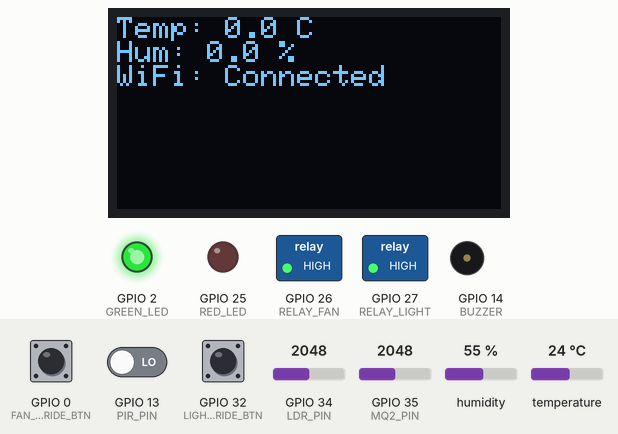
The sketch below on a simulated ESP32. Parts: 128×64 one-colour display, switched loads named in the sketch (green lamp = pin HIGH), output pins drawn as LEDs (lit = HIGH), buzzer (waves = sounding, pin HIGH). Dashed ring = blinking. The inputs (shaded band) are chosen by the test bench; at power-on: temperature 24 °C, GPIO 35 (MQ2_PIN) = 2048, GPIO 0 (FAN_OVERRIDE_BTN) HIGH, GPIO 13 (PIR_PIN) LOW, GPIO 32 (LIGHT_OVERRIDE_BTN) HIGH, GPIO 34 (LDR_PIN) = 2048, humidity 55 %. WiFi joins after 1.5 s; servers stay silent unless stated; random numbers use the default seed unless the sketch sets one; no MQTT or app messages arrive unless stated; what the sketch prints to the serial monitor is not drawn.

Above: at 2.8 s.
2.9 s: temperature set to 31.7 °C
11.5 s: temperature set to 32.8 °C
At 21.2 s:
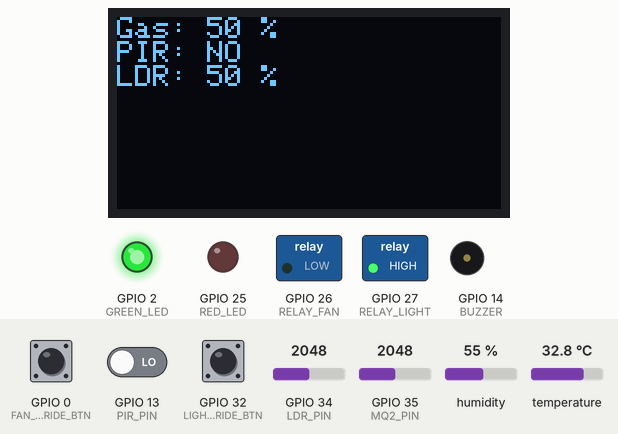
21.5 s: GPIO 35 (MQ2_PIN) set to 2438
31.6 s: GPIO 35 (MQ2_PIN) set to 2530
At 41.0 s:
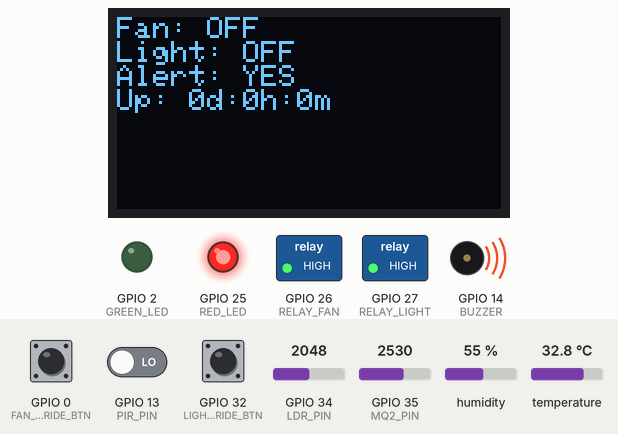
41.6 s: GPIO 0 (FAN_OVERRIDE_BTN) pulled LOW for 1 s
At 42.09 s:
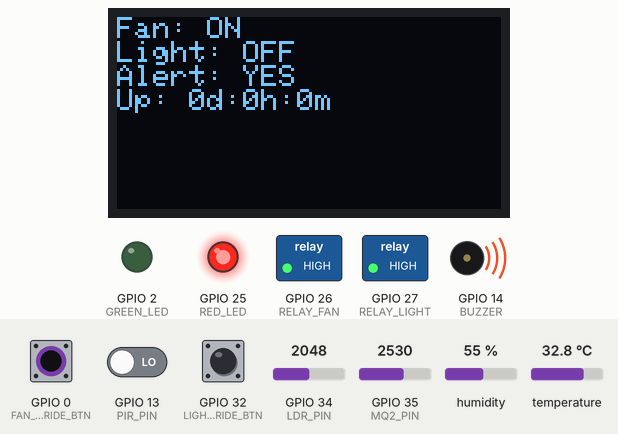
44.1 s: GPIO 13 (PIR_PIN) driven HIGH
At 51.0 s:
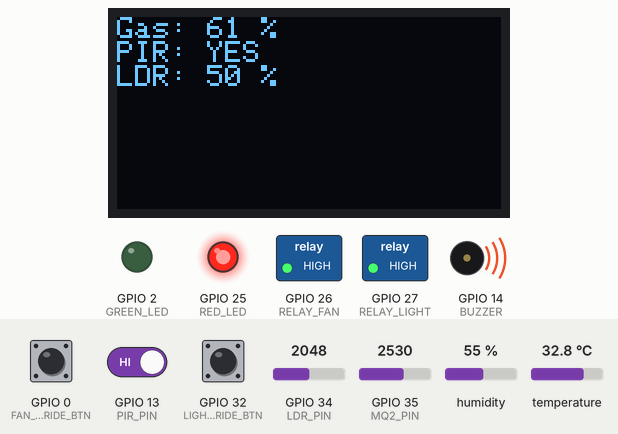
Timing chart, 0 to 52.5 s (numbered marks = the images above; inputs shaded):
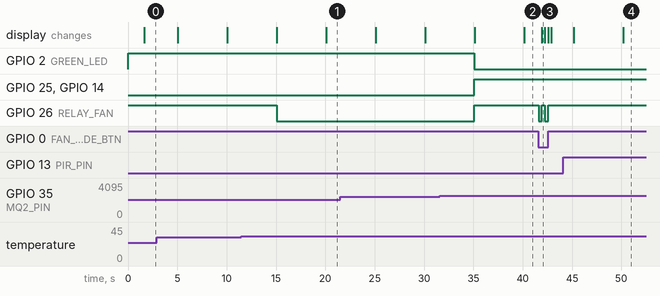

The sketch:

Full_IoT_Home_Automation_Hub.ino
```cpp
#include <WiFi.h>
#include <WebServer.h>
#include <PubSubClient.h>
#include <DHT.h>
#include <Wire.h>
#include <Adafruit_GFX.h>
#include <Adafruit_SSD1306.h>

const char* ssid = "Wokwi-GUEST";
const char* password = "";
const char* mqttServer = "broker.hivemq.com";
const char* mqttTopic = "iitjammu/yourname/home";

WiFiClient espClient;
PubSubClient mqttClient(espClient);
WebServer server(80);

#define DHTPIN 4
#define DHTTYPE DHT22

DHT dht(DHTPIN, DHTTYPE);

#define SCREEN_WIDTH 128
#define SCREEN_HEIGHT 64

Adafruit_SSD1306 display(SCREEN_WIDTH, SCREEN_HEIGHT, &Wire, -1);

const int MQ2_PIN = 35;
const int PIR_PIN = 13;
const int LDR_PIN = 34;

const int RELAY_FAN = 26;
const int RELAY_LIGHT = 27;

const int BUZZER = 14;

const int RED_LED = 25;
const int GREEN_LED = 2;

const int FAN_OVERRIDE_BTN = 0;
const int LIGHT_OVERRIDE_BTN = 32;

float g_temp = 0;
float g_hum = 0;

int g_gas = 0;
int g_light = 0;

bool g_pir = false;

bool fanOn = false;
bool lightOn = false;
bool gasAlert = false;

unsigned long lastSensorRead = 0;
unsigned long lastMqttPublish = 0;
unsigned long lastPirTime = 0;

unsigned long fanOverrideUntil = 0;
unsigned long lightOverrideUntil = 0;

unsigned long lastWiFiCheck = 0;

unsigned long startTime = 0;

int oledScreen = 0;
unsigned long lastScreenSwitch = 0;

void connectWiFi() {
  if (WiFi.status() == WL_CONNECTED) {
    return;
  }

  Serial.println("Connecting to WiFi...");

  WiFi.begin(ssid, password);

  unsigned long start = millis();

  while (WiFi.status() != WL_CONNECTED &&
         millis() - start < 15000) {
    delay(500);
    Serial.print(".");
  }

  Serial.println();

  if (WiFi.status() == WL_CONNECTED) {
    Serial.println("WiFi Connected");
    Serial.print("IP Address: ");
    Serial.println(WiFi.localIP());
  } else {
    Serial.println("WiFi Connection Failed");
  }
}

void connectMQTT() {
  if (WiFi.status() != WL_CONNECTED) {
    return;
  }

  mqttClient.setServer(mqttServer, 1883);

  if (!mqttClient.connected()) {
    Serial.println("Connecting to MQTT...");

    String clientID = "ESP32HomeHub-";
    clientID += String(random(0xffff), HEX);

    if (mqttClient.connect(clientID.c_str())) {
      Serial.println("MQTT Connected");
    } else {
      Serial.print("MQTT Failed, State: ");
      Serial.println(mqttClient.state());
    }
  }
}

void readSensors() {
  float t = dht.readTemperature();
  float h = dht.readHumidity();

  if (!isnan(t)) {
    g_temp = t;
  }

  if (!isnan(h)) {
    g_hum = h;
  }

  int gasRaw = analogRead(MQ2_PIN);
  int lightRaw = analogRead(LDR_PIN);

  g_gas = map(gasRaw, 0, 4095, 0, 100);
  g_light = map(lightRaw, 0, 4095, 0, 100);

  g_gas = constrain(g_gas, 0, 100);
  g_light = constrain(g_light, 0, 100);

  if (digitalRead(PIR_PIN) == HIGH) {
    g_pir = true;
    lastPirTime = millis();
  } else if (millis() - lastPirTime > 180000UL) {
    g_pir = false;
  }

  Serial.println("----- Sensor Data -----");

  Serial.print("Temperature: ");
  Serial.print(g_temp);
  Serial.println(" C");

  Serial.print("Humidity: ");
  Serial.print(g_hum);
  Serial.println(" %");

  Serial.print("Gas: ");
  Serial.print(g_gas);
  Serial.println(" %");

  Serial.print("Light: ");
  Serial.print(g_light);
  Serial.println(" %");

  Serial.print("PIR: ");
  Serial.println(g_pir ? "YES" : "NO");
}

void applyAutomationRules() {
  if (millis() >= fanOverrideUntil) {
    if (!fanOn && g_temp > 32) {
      fanOn = true;
    }

    if (fanOn && g_temp < 28) {
      fanOn = false;
    }
  }

  if (millis() >= lightOverrideUntil) {
    if (!lightOn && g_light < 20 && g_pir) {
      lightOn = true;
    }

    if (lightOn && (g_light > 60 || !g_pir)) {
      lightOn = false;
    }
  }

  if (g_gas > 60) {
    gasAlert = true;
    fanOn = false;
    lightOn = false;
  } else {
    gasAlert = false;
  }

  digitalWrite(RELAY_FAN, fanOn ? LOW : HIGH);
  digitalWrite(RELAY_LIGHT, lightOn ? LOW : HIGH);

  digitalWrite(RED_LED, gasAlert ? HIGH : LOW);
  digitalWrite(GREEN_LED, gasAlert ? LOW : HIGH);

  digitalWrite(BUZZER, gasAlert ? HIGH : LOW);
}

void publishMQTT() {
  if (WiFi.status() != WL_CONNECTED) {
    return;
  }

  if (!mqttClient.connected()) {
    connectMQTT();
  }

  if (!mqttClient.connected()) {
    return;
  }

  char jsonBuf[256];

  snprintf(
    jsonBuf,
    sizeof(jsonBuf),
    "{\"temp\":%.1f,\"humidity\":%.1f,\"gas\":%d,\"pir\":%d,\"light\":%d,\"fan\":%d,\"light_relay\":%d,\"alert\":%d}",
    g_temp,
    g_hum,
    g_gas,
    g_pir ? 1 : 0,
    g_light,
    fanOn ? 1 : 0,
    lightOn ? 1 : 0,
    gasAlert ? 1 : 0
  );

  mqttClient.publish(mqttTopic, jsonBuf);

  Serial.println("MQTT Data Published");
}

void uptimeString(char* buf, size_t bufSize) {
  unsigned long secs = (millis() - startTime) / 1000;

  int days = secs / 86400;
  int hours = (secs % 86400) / 3600;
  int mins = (secs % 3600) / 60;

  snprintf(
    buf,
    bufSize,
    "%dd:%dh:%dm",
    days,
    hours,
    mins
  );
}

void updateOLED() {
  char upBuf[24];

  if (millis() - lastScreenSwitch > 5000) {
    oledScreen = (oledScreen + 1) % 3;
    lastScreenSwitch = millis();
  }

  display.clearDisplay();

  display.setTextSize(1);
  display.setTextColor(SSD1306_WHITE);

  display.setCursor(0, 0);

  if (oledScreen == 0) {
    display.printf("Temp: %.1f C\n", g_temp);
    display.printf("Hum: %.1f %%\n", g_hum);

    if (WiFi.status() == WL_CONNECTED) {
      display.println("WiFi: Connected");
    } else {
      display.println("WiFi: Offline");
    }

  } else if (oledScreen == 1) {
    display.printf("Gas: %d %%\n", g_gas);
    display.printf("PIR: %s\n", g_pir ? "YES" : "NO");
    display.printf("LDR: %d %%\n", g_light);

  } else {
    uptimeString(upBuf, sizeof(upBuf));

    display.printf("Fan: %s\n", fanOn ? "ON" : "OFF");
    display.printf("Light: %s\n", lightOn ? "ON" : "OFF");
    display.printf("Alert: %s\n", gasAlert ? "YES" : "NO");
    display.printf("Up: %s\n", upBuf);
  }

  display.display();
}

void handleRoot() {
  char upBuf[24];

  uptimeString(upBuf, sizeof(upBuf));

  String html = "<!DOCTYPE html>";
  html += "<html>";
  html += "<head>";
  html += "<meta name='viewport' content='width=device-width, initial-scale=1'>";
  html += "<meta http-equiv='refresh' content='10'>";
  html += "<title>Home Automation Hub</title>";

  html += "<style>";
  html += "body{font-family:Arial;text-align:center;background:#f2f2f2;padding:20px;}";
  html += ".card{background:white;padding:20px;margin:10px auto;max-width:500px;border-radius:15px;}";
  html += "a{display:inline-block;padding:12px 20px;margin:5px;background:#333;color:white;text-decoration:none;border-radius:8px;}";
  html += ".alert{color:red;font-weight:bold;}";
  html += "</style>";

  html += "</head>";
  html += "<body>";

  html += "<div class='card'>";
  html += "<h2>ESP32 Home Automation Hub</h2>";

  html += "<p>Temperature: ";
  html += String(g_temp, 1);
  html += " C</p>";

  html += "<p>Humidity: ";
  html += String(g_hum, 1);
  html += " %</p>";

  html += "<p>Gas: ";
  html += String(g_gas);
  html += " %</p>";

  html += "<p>PIR: ";
  html += g_pir ? "Motion Detected" : "No Motion";
  html += "</p>";

  html += "<p>Light: ";
  html += String(g_light);
  html += " %</p>";

  html += "<p>Fan: ";
  html += fanOn ? "ON" : "OFF";
  html += "</p>";

  html += "<p>Light Relay: ";
  html += lightOn ? "ON" : "OFF";
  html += "</p>";

  html += "<p>Gas Alert: ";
  html += gasAlert ? "<span class='alert'>ACTIVE</span>" : "Normal";
  html += "</p>";

  html += "<p>Uptime: ";
  html += upBuf;
  html += "</p>";

  html += "<a href='/toggleFan'>Toggle Fan</a>";
  html += "<a href='/toggleLight'>Toggle Light</a>";

  html += "</div>";

  html += "</body>";
  html += "</html>";

  server.send(200, "text/html", html);
}

void handleToggleFan() {
  fanOn = !fanOn;

  fanOverrideUntil = millis() + 600000UL;

  digitalWrite(RELAY_FAN, fanOn ? LOW : HIGH);

  server.sendHeader("Location", "/");
  server.send(303);
}

void handleToggleLight() {
  lightOn = !lightOn;

  lightOverrideUntil = millis() + 600000UL;

  digitalWrite(RELAY_LIGHT, lightOn ? LOW : HIGH);

  server.sendHeader("Location", "/");
  server.send(303);
}

void setup() {
  Serial.begin(115200);

  dht.begin();

  pinMode(PIR_PIN, INPUT);

  pinMode(RELAY_FAN, OUTPUT);
  pinMode(RELAY_LIGHT, OUTPUT);

  pinMode(BUZZER, OUTPUT);

  pinMode(RED_LED, OUTPUT);
  pinMode(GREEN_LED, OUTPUT);

  pinMode(FAN_OVERRIDE_BTN, INPUT_PULLUP);
  pinMode(LIGHT_OVERRIDE_BTN, INPUT_PULLUP);

  digitalWrite(RELAY_FAN, HIGH);
  digitalWrite(RELAY_LIGHT, HIGH);

  digitalWrite(BUZZER, LOW);
  digitalWrite(RED_LED, LOW);
  digitalWrite(GREEN_LED, HIGH);

  Wire.begin(21, 22);

  if (!display.begin(SSD1306_SWITCHCAPVCC, 0x3C)) {
    Serial.println("OLED initialization failed!");
  } else {
    display.clearDisplay();
    display.setTextSize(1);
    display.setTextColor(SSD1306_WHITE);
    display.setCursor(0, 0);
    display.println("Home Automation");
    display.println("Starting...");
    display.display();
  }

  connectWiFi();

  connectMQTT();

  server.on("/", HTTP_GET, handleRoot);

  server.on("/toggleFan", HTTP_GET, handleToggleFan);

  server.on("/toggleLight", HTTP_GET, handleToggleLight);

  server.begin();

  Serial.println("Web Server Started");

  startTime = millis();
}

void loop() {
  unsigned long currentMillis = millis();

  server.handleClient();

  if (digitalRead(FAN_OVERRIDE_BTN) == LOW) {
    fanOn = !fanOn;

    fanOverrideUntil = currentMillis + 600000UL;

    digitalWrite(RELAY_FAN, fanOn ? LOW : HIGH);

    delay(300);
  }

  if (digitalRead(LIGHT_OVERRIDE_BTN) == LOW) {
    lightOn = !lightOn;

    lightOverrideUntil = currentMillis + 600000UL;

    digitalWrite(RELAY_LIGHT, lightOn ? LOW : HIGH);

    delay(300);
  }

  if (currentMillis - lastSensorRead >= 5000) {
    readSensors();

    applyAutomationRules();

    lastSensorRead = currentMillis;
  }

  if (currentMillis - lastMqttPublish >= 30000) {
    publishMQTT();

    lastMqttPublish = currentMillis;
  }

  if (currentMillis - lastWiFiCheck >= 30000) {
    if (WiFi.status() != WL_CONNECTED) {
      Serial.println("WiFi disconnected. Reconnecting...");
      connectWiFi();
    }

    lastWiFiCheck = currentMillis;
  }

  if (!mqttClient.connected()) {
    connectMQTT();
  }

  mqttClient.loop();

  updateOLED();
}
```

Measured:
- the behaviour switches between 32 and 32.1 °C on temperature (found by bisection; images 0 and 1)
- the behaviour switches between 2497 and 2498 on GPIO 35 (MQ2_PIN) (found by bisection; images 1 and 2)
- after the input at 11.5 s, GPIO 26 (RELAY_FAN): HIGH → LOW after 3.6 s
- after the input at 31.6 s, GPIO 2 (GREEN_LED): HIGH → LOW after 3.5 s; GPIO 25 (RED_LED), GPIO 26 (RELAY_FAN), GPIO 14 (BUZZER): LOW → HIGH after 3.5 s
- after the input at 41.6 s, GPIO 26 (RELAY_FAN): alternates HIGH for 0.33 s and LOW for 0.33 s, 4 changes in all, then stays HIGH, starting at once; the display: changes after 0.33 s (image 3)
